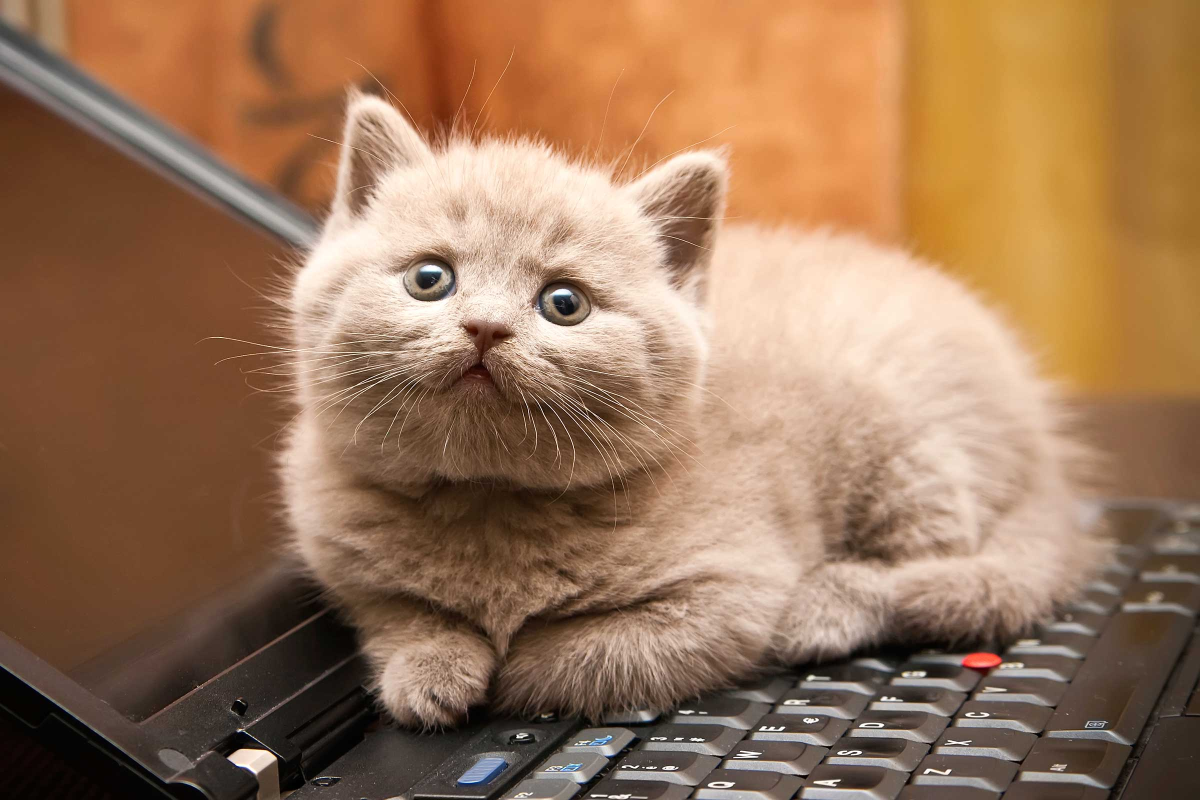
#> input picture data/cat.jpg, 2400 x 1600 px (shown at 1/2 size)
$ python image.py   (older library calls are emulated)
#> lines starting #> are read from the running program, lines starting #| are printed output that depends on the picture

import numpy as np
import os
from scipy.misc import imread, imresize
import matplotlib.pyplot as plt
print ("PACKAGES LOADED")

#Print Current Folder
cwd = os.getcwd()
print("Current folder is %s" %(cwd))


#print Function
def print_typeshape(img):
    print("Type is %s" %(type(img)))
    print("Shape is %s" %(img.shape,))

#Load an image
cat = imread("./data/cat.jpg")
#> cat is the input picture: shape (1600, 2400, 3); mean R, G, B 154, 117.5, 88.1
print_typeshape(cat)
#| Type is <class 'numpy.ndarray'>
#| Shape is (1600, 2400, 3)

#Plot loaded image
plt.figure(0)
plt.imshow(cat)
plt.title("ORIGINAL CAT")
plt.show()

#load +cast to float?
cat2 = imread("./data/cat.jpg").astype(np.float)
print_typeshape(cat2)
#| Type is <class 'numpy.ndarray'>
#| Shape is (1600, 2400, 3)
#plot
plt.figure(0)
plt.imshow(cat2)
plt.title("Original image with imread.astype(np.float)")
plt.show()
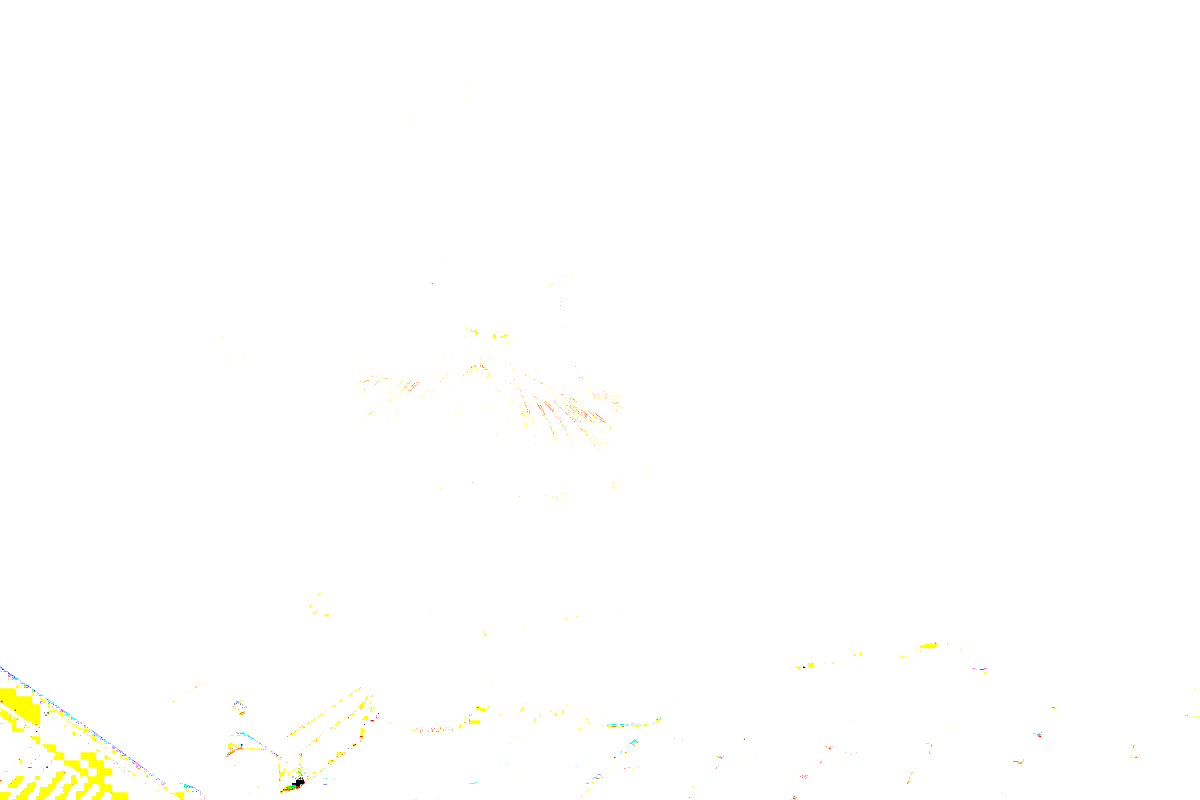
#> shown: shape (1600, 2400, 3) float64 (shown at 1/2 size); mean R, G, B 1, 1, 0.995

#Load
cat3 = imread("./data/cat.jpg").astype(np.float)
print_typeshape(cat3)
#| Type is <class 'numpy.ndarray'>
#| Shape is (1600, 2400, 3)
#plot
plt.figure(0)
plt.imshow(cat3/255.)
plt.title("Original image with (np.float/255.")
plt.show()

#resize
catsmall = imresize(cat, [100,100,3])
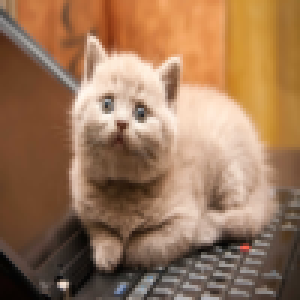
#> catsmall: shape (100, 100, 3) (shown 3 times larger); mean R, G, B 154, 117.5, 88.2
print_typeshape(catsmall)
#| Type is <class 'numpy.ndarray'>
#| Shape is (100, 100, 3)
#plot
plt.figure(0)
plt.imshow(catsmall)
plt.title("Resize cat small")
plt.show()


#plot
horse = imread("./data/horse.jpeg")
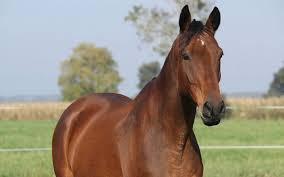
#> input picture data/horse.jpeg, 284 x 177 px
#> horse is the input picture: shape (177, 284, 3); mean R, G, B 154.4, 145.7, 131.7
plt.figure(0)
plt.imshow(horse)
plt.title("Original image of the Horse")
plt.show()

#Grayscale

def rgb2gray(rgb):
    if len(rgb.shape) is 3:
        return np.dot(rgb[...,:3], [0.299 , 0.587, 0.114])
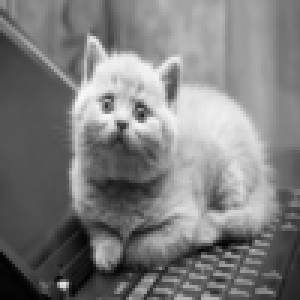
#> returned value: shape (100, 100) float64 (shown 3 times larger); min 3.55, max 248.3, mean 125.1
    else:
        print("Current image is already gray!")
        return rgb


catsmallgray = rgb2gray(catsmall)
print("size of catsmall is %s" % (catsmallgray.shape,))
#| size of catsmall is (100, 100)
print("type of catsmallgray is", type(catsmallgray))
#| type of catsmallgray is <class 'numpy.ndarray'>

plt.imshow(catsmallgray, cmap=plt.get_cmap("gray"))
plt.title("[imshow] Gray image")
plt.colorbar()
plt.show()
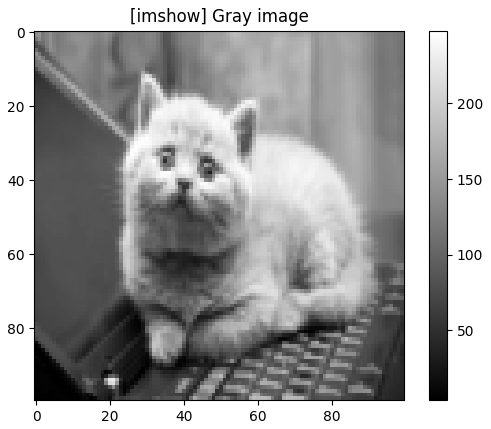
#> figure drawn by matplotlib, 2 panels


#see what inside in this folder
cwd = os.getcwd()
path = cwd
flist = os.listdir(path)
print("[%d] FILE ARE IN [%s]" %(len(flist),path))

for i,f in enumerate(flist):
    print("[%d] The file is [%s]" %(i,f))


valid_exts = [".jpg",".gif",".png",".jpeg"]
imgs = []
names = []
for f in flist:
    ext = os.path.splitext(f)[1]
    if ext.lower() not in valid_exts:
        continue
    fullpath = os.path.join(path,f)
    imgs.append(imread(fullpath))
    names.append(os.path.splitext(f)[0])


for img,name in zip(imgs,names):
    plt.imshow(img)
    plt.title(name)
    plt.show()
